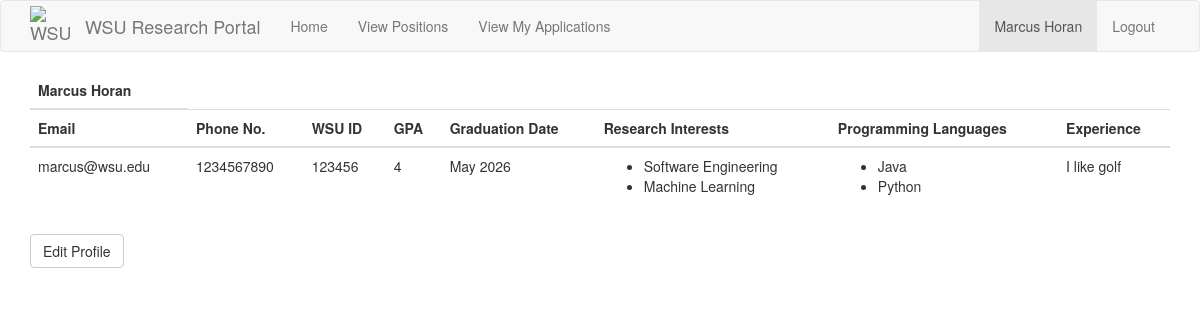
The app's page /display_profile (signed in) with its own data.
### src/Model/models.py (models this page shows, shortened)
class User(db.Model, UserMixin):
    __tablename__ = 'user'
    id = db.Column(db.Integer, primary_key=True)
    password_hash = db.Column(db.String(128))
    firstname = db.Column(db.String(100))
    lastname = db.Column(db.String(100))
    wsu_id = db.Column(db.String(15), unique = True)
    email = db.Column(db.String(120),unique = True, index = True)
    phone = db.Column(db.String(11),unique = True)
    user_type = db.Column(db.String(50))
    __mapper_args__ = {
        'polymorphic_identity': 'User',
        'polymorphic_on': user_type
    }

class Student(User, db.Model):
    __tablename__='student'
    id = db.Column(db.ForeignKey("user.id"), primary_key = True)
    major = db.Column(db.String(50))
    gpa = db.Column(db.Integer())
    graduationDate = db.Column(db.String(15))
    experience = db.Column(db.String(500))
    applications = db.relationship('Application', backref='applicant')
    interests = db.relationship('Interest',
                                secondary=studentInterests,
                                primaryjoin=(studentInterests.c.student_id == id),
                                lazy='dynamic',
                                overlaps='studentInterests')
    languages = db.relationship('Language',
                                secondary=studentLanguages,
                                primaryjoin=(studentLanguages.c.student_id == id),
                                lazy='dynamic',
                                overlaps='studentLanguages')
    __mapper_args__ = {
        'polymorphic_identity': 'Student'
    }

class Interest(db.Model):
    id = db.Column(db.Integer, primary_key=True)
    name = db.Column(db.String(100))
    studentInterests = db.relationship(
        'Student',
        secondary=studentInterests,
        primaryjoin=(studentInterests.c.interest_id == id),
        lazy='dynamic',
        overlaps='interests'
    )
    positionInterests = db.relationship(
        'Position',
        secondary = positionInterests,
        primaryjoin = (positionInterests.c.interest_id == id),
        lazy = 'dynamic',
        overlaps = 'interests'
    )

class Language(db.Model):
    id = db.Column(db.Integer, primary_key=True)
    name = db.Column(db.String(12))
    studentLanguages = db.relationship(
        'Student',
        secondary=studentLanguages,
        primaryjoin=(studentLanguages.c.language_id == id),
        lazy='dynamic',
        overlaps='languages'
    )
    positionLanguages = db.relationship(
        'Position',
        secondary = positionLanguages,
        primaryjoin = (positionLanguages.c.language_id == id),
        lazy = 'dynamic',
        overlaps='languages'
    )

### src/Controller/routes.py (the view)
@routes.route('/display_profile', methods = ['GET'])
@login_required
def display_profile():
    if current_user.user_type == "Student":
        return render_template('Student Pages/display_student_profile.html', title='Display Profile', student = current_user)
    elif current_user.user_type == "Professor":
        return render_template('Professor Pages/display_professor_profile.html', title='Display Profile', professor = current_user)

### app.py (called while the page is built)
@app.context_processor
def inject_request():
    return dict(request=request)

@app.before_request
def initBD(*args, **kwargs):
    if app.got_first_request:
        db.create_all()
        if Language.query.count() == 0:
            languages = ['Java','C', 'Python', 'C++', 'JavaScript', 'HTML', 'CSS']
            for t in languages:
                db.session.add(Language(name=t))
        db.session.commit()
        if Interest.query.count() == 0:
            interests = ['Software Engineering', 'Artificial intelligence', 'Cyber Security', 'Machine Learning', 'Computer Architecture', 'Data Science']
            for t in interests:
                db.session.add(Interest(name=t))
        db.session.commit()

### src/Model/models.py (called while the page is built)
@login.user_loader
def load_user(id):
    return User.query.get(int(id))

### src/View/templates/Student Pages/display_student_profile.html
{% extends "base.html" %}
{% block app_content %}
<table class="table">
	<thead>
		<tr>
			<th>{{ student.firstname }} {{ student.lastname }}</td>
		</tr>
		<tr>
			<th>Email</th>
			<th>Phone No.</th>
			<th>WSU ID</th>
			<th>GPA</th>
			<th>Graduation Date</th>
			<th>Research Interests</th>
			<th>Programming Languages</th>
			<th>Experience</th>
		</tr>
	</thead>
		<tbody>
				<tr>
					<td> {{ student.email }} </td>
					<td> {{ student.phone }} </td>
					<td> {{ student.wsu_id }} </td>
					<td> {{ student.gpa }} </td>
					<td> {{ student.graduationDate }} </td>
					<td>
						<ul>
							{% for interest in student.interests %}
								<li>{{ interest.name }}</li>
							{% endfor %}
						</ul>
					</td>
					<td>
						<ul>
							{% for language in student.languages %}
								<li>{{ language.name }}</li>
							{% endfor %}
						</ul>
					</td>
					<td>{{ student.experience }}</td>
				</tr>
		</tbody>
</table>
	{% if student == current_user %}
		<a href="{{ url_for('routes.edit_profile') }}" class = "btn btn-default text-center">Edit Profile</a>
	{% endif %}
{% endblock %}

### src/View/templates/base.html (shortened to what this page needs)
{% extends 'bootstrap/base.html' %}
{% import 'bootstrap/wtf.html' as wtf %}
{% block navbar %}
    {% include "_navbar.html" %}
{% endblock %}
{% block content %}
    <div class="container">
        {% block app_content %}{% endblock %}
    </div>
{% endblock %}

### src/View/templates/_navbar.html (shortened to what this page needs)
{% block navbar %}
    <nav class="navbar navbar-default">
        <div class="container">
            <div class="navbar-header">
                <a class="navbar-brand" href="{{ url_for('routes.index') }}" style="display: flex; align-items: center;">
                    <img src="{{ url_for('static', filename='wsu-logo.png') }}" alt="WSU Cougarhead" style="width: 40px; height: 40px">
                    <span style="margin-left: 15px;">WSU Research Portal</span>
                </a>
            </div>
            <div class="collapse navbar-collapse" id="bs-example-navbar-collapse-1">
                <ul class="nav navbar-nav">
                        <li {% if request.path == url_for('routes.index') %}class="active"{% endif %}>
                            <a href="{{ url_for('routes.index') }}">Home</a>
                        </li>
                    {% if current_user.user_type == "Professor" %}
                        <li {% if request.path == url_for('positions.positions') %}class="active"{% endif %}>
                            <a href="{{ url_for('positions.positions') }}">View My Positions</a>
                        </li>
                        <li {% if request.path == url_for('positions.create_position') %}class="active"{% endif %}>
                            <a href="{{ url_for('positions.create_position') }}">Create Position</a>
                        </li>
                    {% elif current_user.user_type == "Student" %}
                        <li {% if request.path == url_for('positions.positions') %}class="active"{% endif %}>
                            <a href="{{ url_for('positions.positions') }}">View Positions</a>
                        </li>
                        <li {% if request.path == url_for('routes.my_applications') %}class="active"{% endif %}>
                            <a href="{{ url_for('routes.my_applications') }}">View My Applications</a>
                        </li>
                    {% endif %}
                </ul>
                <ul class="nav navbar-nav navbar-right">
                    {% if current_user.is_anonymous %}
                    <li><a href="{{ url_for('auth.login') }}">Login</a></li>
                    {% else %}
                    <li {% if request.path == url_for('routes.display_profile') %}class="active"{% endif %}>
                        <a href="{{ url_for('routes.display_profile') }}">{{ current_user.firstname }} {{ current_user.lastname }}</a></li>
                    <li><a href="{{ url_for('auth.logout') }}">Logout</a></li>
                    {% endif %}
                </ul>
            </div>
        </div>
    </nav>
{% endblock %}

### records on screen
User: firstname "Marcus", lastname "Horan", email "marcus@wsu.edu", phone "1234567890", wsu_id "123456"
Student: gpa "4", graduationDate "May 2026", experience "I like golf"
Interest: name "Software Engineering"
Interest: name "Machine Learning"
Language: name "Java"
Language: name "Python"
